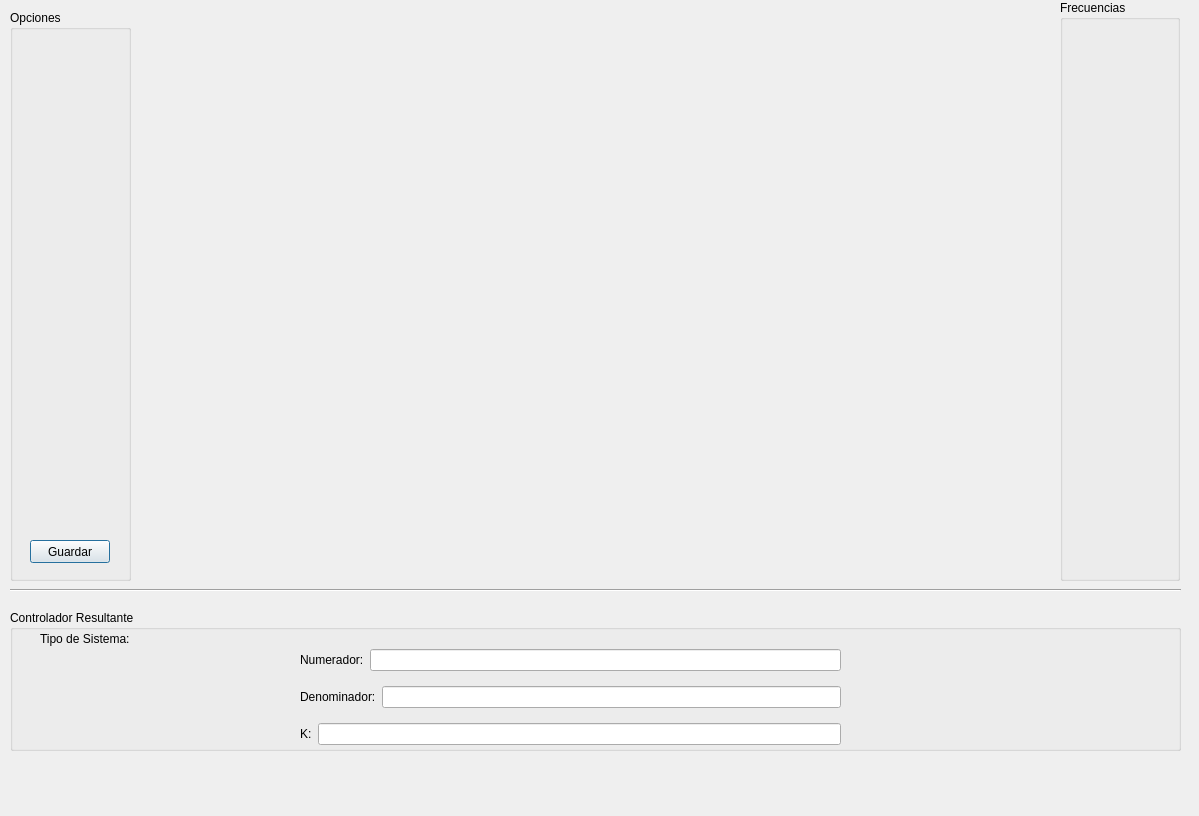
<?xml version="1.0" encoding="UTF-8"?>
<ui version="4.0">
 <class>ViewLoopShaping</class>
 <widget class="QDialog" name="ViewLoopShaping">
  <property name="geometry">
   <rect>
    <x>0</x>
    <y>0</y>
    <width>1199</width>
    <height>816</height>
   </rect>
  </property>
  <property name="windowTitle">
   <string>Dialog</string>
  </property>
  <widget class="QCustomPlot" name="diagrama" native="true">
   <property name="geometry">
    <rect>
     <x>150</x>
     <y>20</y>
     <width>901</width>
     <height>561</height>
    </rect>
   </property>
   <property name="sizeIncrement">
    <size>
     <width>13</width>
     <height>0</height>
    </size>
   </property>
  </widget>
  <widget class="QGroupBox" name="opciones">
   <property name="geometry">
    <rect>
     <x>10</x>
     <y>10</y>
     <width>121</width>
     <height>571</height>
    </rect>
   </property>
   <property name="title">
    <string>Opciones</string>
   </property>
   <widget class="QPushButton" name="guardar">
    <property name="geometry">
     <rect>
      <x>20</x>
      <y>530</y>
      <width>80</width>
      <height>23</height>
     </rect>
    </property>
    <property name="text">
     <string>Guardar</string>
    </property>
   </widget>
  </widget>
  <widget class="QGroupBox" name="frecuencias">
   <property name="geometry">
    <rect>
     <x>1060</x>
     <y>0</y>
     <width>120</width>
     <height>581</height>
    </rect>
   </property>
   <property name="title">
    <string>Frecuencias</string>
   </property>
  </widget>
  <widget class="Line" name="line">
   <property name="geometry">
    <rect>
     <x>10</x>
     <y>580</y>
     <width>1171</width>
     <height>20</height>
    </rect>
   </property>
   <property name="orientation">
    <enum>Qt::Horizontal</enum>
   </property>
  </widget>
  <widget class="QGroupBox" name="cajaControlador">
   <property name="geometry">
    <rect>
     <x>10</x>
     <y>610</y>
     <width>1171</width>
     <height>141</height>
    </rect>
   </property>
   <property name="title">
    <string>Controlador Resultante</string>
   </property>
   <widget class="QLabel" name="label">
    <property name="geometry">
     <rect>
      <x>30</x>
      <y>20</y>
      <width>101</width>
      <height>17</height>
     </rect>
    </property>
    <property name="text">
     <string>Tipo de Sistema:</string>
    </property>
   </widget>
   <widget class="QLabel" name="tipoSistema">
    <property name="geometry">
     <rect>
      <x>50</x>
      <y>50</y>
      <width>121</width>
      <height>71</height>
     </rect>
    </property>
    <property name="text">
     <string/>
    </property>
   </widget>
   <widget class="QWidget" name="layoutWidget">
    <property name="geometry">
     <rect>
      <x>290</x>
      <y>30</y>
      <width>541</width>
      <height>116</height>
     </rect>
    </property>
    <layout class="QVBoxLayout" name="verticalLayout">
     <item>
      <layout class="QHBoxLayout" name="horizontalLayout">
       <item>
        <widget class="QLabel" name="label_2">
         <property name="text">
          <string>Numerador:</string>
         </property>
        </widget>
       </item>
       <item>
        <widget class="QLineEdit" name="nume"/>
       </item>
      </layout>
     </item>
     <item>
      <layout class="QHBoxLayout" name="horizontalLayout_2">
       <item>
        <widget class="QLabel" name="label_3">
         <property name="text">
          <string>Denominador:</string>
         </property>
        </widget>
       </item>
       <item>
        <widget class="QLineEdit" name="deno"/>
       </item>
      </layout>
     </item>
     <item>
      <layout class="QHBoxLayout" name="horizontalLayout_3">
       <item>
        <widget class="QLabel" name="label_4">
         <property name="text">
          <string>K:</string>
         </property>
        </widget>
       </item>
       <item>
        <widget class="QLineEdit" name="k"/>
       </item>
      </layout>
     </item>
    </layout>
   </widget>
  </widget>
 </widget>
 <customwidgets>
  <customwidget>
   <class>QCustomPlot</class>
   <extends>QWidget</extends>
   <header location="global">qcustomplot.h</header>
   <container>1</container>
  </customwidget>
 </customwidgets>
 <resources/>
 <connections/>
</ui>
